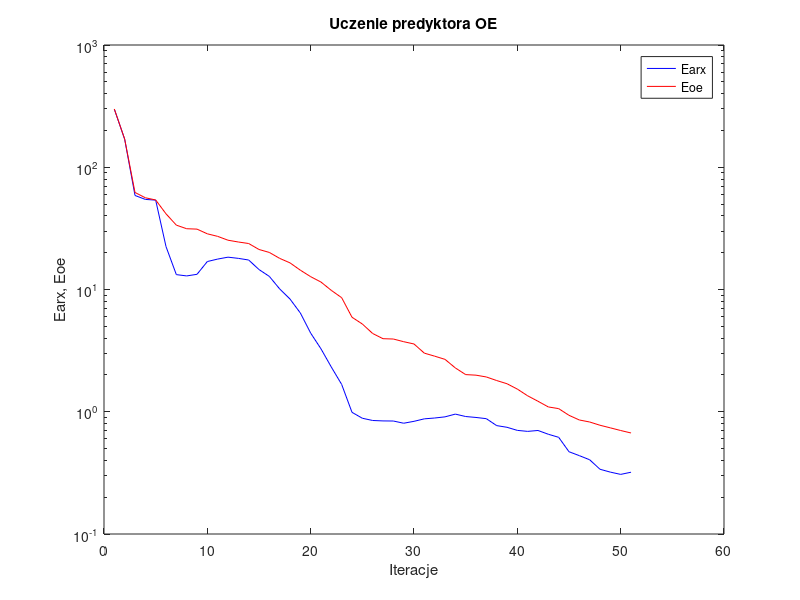
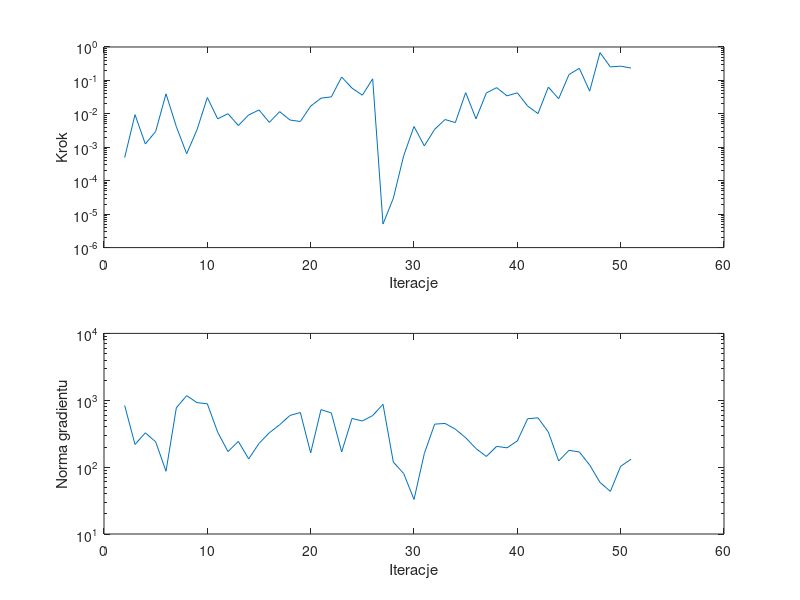

Recreate these plots in MATLAB, in order.
%uczenie predyktora oe
clear all;
n=0; farx(n+1)=2.983712e+002; foe(n+1)=2.994292e+002; wspucz(n+1)=0.000000e+000; ng(n+1)=0.000000e+000;
%odnowa zmiennej metryki
n=1; farx(n+1)=1.695122e+002; foe(n+1)=1.701178e+002; krok(n+1)=4.927090e-004; ng(n+1)=8.347931e+002;
n=2; farx(n+1)=5.876312e+001; foe(n+1)=6.218691e+001; krok(n+1)=9.458902e-003; ng(n+1)=2.181557e+002;
n=3; farx(n+1)=5.457625e+001; foe(n+1)=5.629418e+001; krok(n+1)=1.256985e-003; ng(n+1)=3.259729e+002;
n=4; farx(n+1)=5.384100e+001; foe(n+1)=5.400408e+001; krok(n+1)=2.972972e-003; ng(n+1)=2.390127e+002;
n=5; farx(n+1)=2.245688e+001; foe(n+1)=4.161539e+001; krok(n+1)=3.962827e-002; ng(n+1)=8.671688e+001;
n=6; farx(n+1)=1.323516e+001; foe(n+1)=3.361253e+001; krok(n+1)=4.150488e-003; ng(n+1)=7.713872e+002;
n=7; farx(n+1)=1.291511e+001; foe(n+1)=3.141611e+001; krok(n+1)=6.421814e-004; ng(n+1)=1.172389e+003;
n=8; farx(n+1)=1.331205e+001; foe(n+1)=3.118524e+001; krok(n+1)=3.334367e-003; ng(n+1)=9.211144e+002;
n=9; farx(n+1)=1.693675e+001; foe(n+1)=2.854300e+001; krok(n+1)=3.080352e-002; ng(n+1)=8.859035e+002;
n=10; farx(n+1)=1.773771e+001; foe(n+1)=2.720515e+001; krok(n+1)=7.088910e-003; ng(n+1)=3.329591e+002;
n=11; farx(n+1)=1.838879e+001; foe(n+1)=2.530500e+001; krok(n+1)=1.012183e-002; ng(n+1)=1.707840e+002;
n=12; farx(n+1)=1.797667e+001; foe(n+1)=2.446867e+001; krok(n+1)=4.473296e-003; ng(n+1)=2.427685e+002;
n=13; farx(n+1)=1.743030e+001; foe(n+1)=2.377909e+001; krok(n+1)=9.267996e-003; ng(n+1)=1.326216e+002;
n=14; farx(n+1)=1.456065e+001; foe(n+1)=2.124869e+001; krok(n+1)=1.308616e-002; ng(n+1)=2.259903e+002;
n=15; farx(n+1)=1.280016e+001; foe(n+1)=2.009844e+001; krok(n+1)=5.557598e-003; ng(n+1)=3.264544e+002;
n=16; farx(n+1)=1.011132e+001; foe(n+1)=1.797540e+001; krok(n+1)=1.165759e-002; ng(n+1)=4.301723e+002;
n=17; farx(n+1)=8.356114e+000; foe(n+1)=1.651403e+001; krok(n+1)=6.543079e-003; ng(n+1)=5.929009e+002;
n=18; farx(n+1)=6.427642e+000; foe(n+1)=1.439256e+001; krok(n+1)=5.906887e-003; ng(n+1)=6.554248e+002;
n=19; farx(n+1)=4.399235e+000; foe(n+1)=1.273416e+001; krok(n+1)=1.702114e-002; ng(n+1)=1.630735e+002;
n=20; farx(n+1)=3.268950e+000; foe(n+1)=1.150226e+001; krok(n+1)=2.946581e-002; ng(n+1)=7.242764e+002;
n=21; farx(n+1)=2.319626e+000; foe(n+1)=9.834324e+000; krok(n+1)=3.222183e-002; ng(n+1)=6.460418e+002;
n=22; farx(n+1)=1.673041e+000; foe(n+1)=8.570461e+000; krok(n+1)=1.259999e-001; ng(n+1)=1.685192e+002;
n=23; farx(n+1)=9.891535e-001; foe(n+1)=5.929295e+000; krok(n+1)=5.883374e-002; ng(n+1)=5.346149e+002;
n=24; farx(n+1)=8.848944e-001; foe(n+1)=5.221470e+000; krok(n+1)=3.618094e-002; ng(n+1)=4.899086e+002;
n=25; farx(n+1)=8.483343e-001; foe(n+1)=4.366150e+000; krok(n+1)=1.116954e-001; ng(n+1)=5.902657e+002;
%odnowa zmiennej metryki
n=26; farx(n+1)=8.415079e-001; foe(n+1)=3.959099e+000; krok(n+1)=5.062902e-006; ng(n+1)=8.704854e+002;
n=27; farx(n+1)=8.399393e-001; foe(n+1)=3.935118e+000; krok(n+1)=2.992557e-005; ng(n+1)=1.189948e+002;
n=28; farx(n+1)=8.056660e-001; foe(n+1)=3.742199e+000; krok(n+1)=5.580127e-004; ng(n+1)=8.035624e+001;
n=29; farx(n+1)=8.350580e-001; foe(n+1)=3.584033e+000; krok(n+1)=4.191618e-003; ng(n+1)=3.283079e+001;
n=30; farx(n+1)=8.750617e-001; foe(n+1)=3.015854e+000; krok(n+1)=1.100811e-003; ng(n+1)=1.599823e+002;
n=31; farx(n+1)=8.888272e-001; foe(n+1)=2.848918e+000; krok(n+1)=3.442236e-003; ng(n+1)=4.394358e+002;
n=32; farx(n+1)=9.084199e-001; foe(n+1)=2.682765e+000; krok(n+1)=6.764823e-003; ng(n+1)=4.504264e+002;
n=33; farx(n+1)=9.566255e-001; foe(n+1)=2.283258e+000; krok(n+1)=5.478088e-003; ng(n+1)=3.700742e+002;
n=34; farx(n+1)=9.141413e-001; foe(n+1)=2.013122e+000; krok(n+1)=4.312259e-002; ng(n+1)=2.753278e+002;
n=35; farx(n+1)=8.980752e-001; foe(n+1)=1.991790e+000; krok(n+1)=7.119007e-003; ng(n+1)=1.894566e+002;
n=36; farx(n+1)=8.778531e-001; foe(n+1)=1.925675e+000; krok(n+1)=4.215364e-002; ng(n+1)=1.444718e+002;
n=37; farx(n+1)=7.702342e-001; foe(n+1)=1.800218e+000; krok(n+1)=6.079450e-002; ng(n+1)=2.043088e+002;
n=38; farx(n+1)=7.462963e-001; foe(n+1)=1.694961e+000; krok(n+1)=3.450322e-002; ng(n+1)=1.943573e+002;
n=39; farx(n+1)=7.040935e-001; foe(n+1)=1.532691e+000; krok(n+1)=4.256083e-002; ng(n+1)=2.467006e+002;
n=40; farx(n+1)=6.909810e-001; foe(n+1)=1.350101e+000; krok(n+1)=1.706813e-002; ng(n+1)=5.295966e+002;
n=41; farx(n+1)=7.028273e-001; foe(n+1)=1.218309e+000; krok(n+1)=1.019447e-002; ng(n+1)=5.462328e+002;
n=42; farx(n+1)=6.545304e-001; foe(n+1)=1.094817e+000; krok(n+1)=6.306675e-002; ng(n+1)=3.348869e+002;
n=43; farx(n+1)=6.179306e-001; foe(n+1)=1.060722e+000; krok(n+1)=2.840322e-002; ng(n+1)=1.235526e+002;
n=44; farx(n+1)=4.708716e-001; foe(n+1)=9.350736e-001; krok(n+1)=1.500061e-001; ng(n+1)=1.786112e+002;
n=45; farx(n+1)=4.374986e-001; foe(n+1)=8.564295e-001; krok(n+1)=2.301336e-001; ng(n+1)=1.686054e+002;
n=46; farx(n+1)=4.047924e-001; foe(n+1)=8.244871e-001; krok(n+1)=4.784719e-002; ng(n+1)=1.075519e+002;
n=47; farx(n+1)=3.385276e-001; foe(n+1)=7.755106e-001; krok(n+1)=6.776371e-001; ng(n+1)=5.913621e+001;
n=48; farx(n+1)=3.207760e-001; foe(n+1)=7.384427e-001; krok(n+1)=2.538171e-001; ng(n+1)=4.335783e+001;
n=49; farx(n+1)=3.073498e-001; foe(n+1)=7.023683e-001; krok(n+1)=2.672252e-001; ng(n+1)=1.029305e+002;
n=50; farx(n+1)=3.201233e-001; foe(n+1)=6.704792e-001; krok(n+1)=2.343012e-001; ng(n+1)=1.312874e+002;

figure; semilogy(farx,'b'); hold on; semilogy(foe,'r'); xlabel('Iteracje'); ylabel('Earx, Eoe'); legend('Earx','Eoe'); title('Uczenie predyktora OE');
figure; subplot(2,1,1); semilogy(krok); xlabel('Iteracje'); ylabel('Krok');
subplot(2,1,2); semilogy(ng); xlabel('Iteracje'); ylabel('Norma gradientu');
Earx=farx(n+1)
Eoe=foe(n+1)
